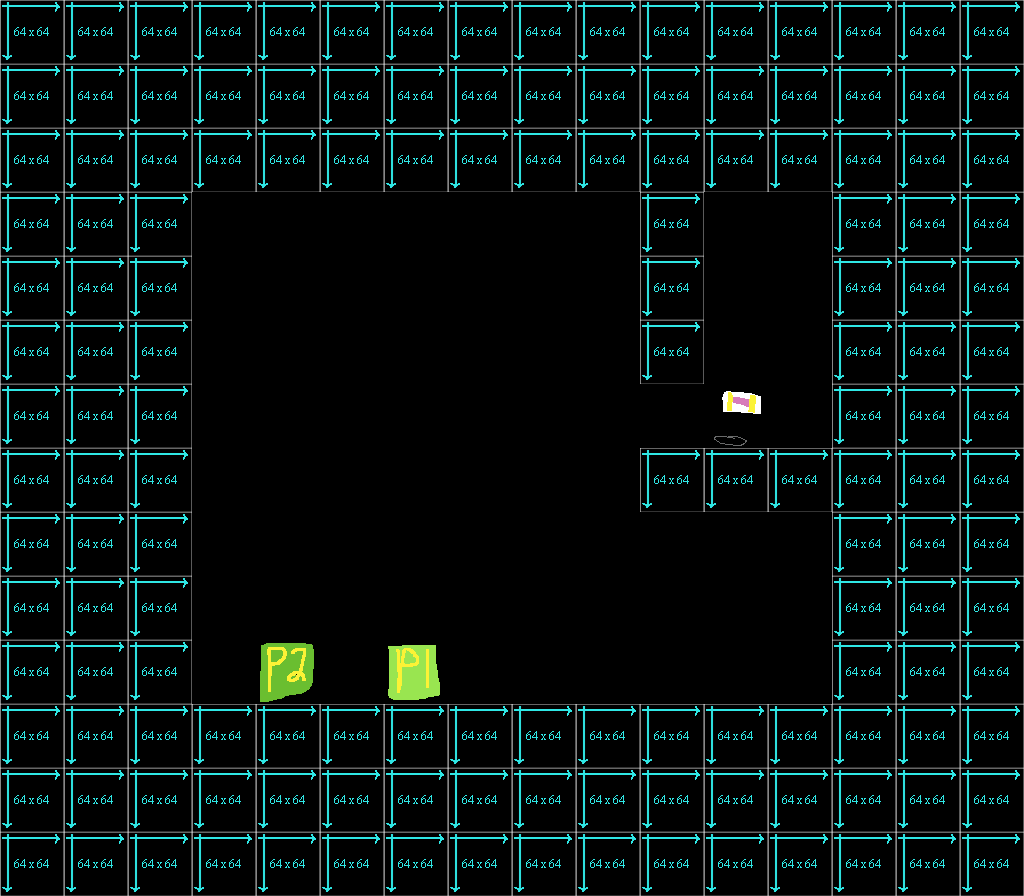

A 2D game scene composited from a Tiled map and its tileset images. What follows is a short description and the map's XML, with every tile layer's data as written:
An orthogonal 16x14 tile map with 64x64 px tiles, 2 tile layers (Tile Layer 1, Ingredients), 2 tilesets.

<map version="1.0" orientation="orthogonal" renderorder="right-down" width="16" height="14" tilewidth="64" tileheight="64" nextobjectid="1">
 <tileset firstgid="1" source="Tiles.tsx" />
 <tileset firstgid="51" source="Ingredients.tsx" />
 <layer name="Tile Layer 1" width="16" height="14">
  <data encoding="csv">
1,1,1,1,1,1,1,1,1,1,1,1,1,1,1,1,
1,1,1,1,1,1,1,1,1,1,1,1,1,1,1,1,
1,1,1,1,1,1,1,1,1,1,1,1,1,1,1,1,
1,1,1,0,0,0,0,0,0,0,1,0,0,1,1,1,
1,1,1,0,0,0,0,0,0,0,1,0,0,1,1,1,
1,1,1,0,0,0,0,0,0,0,1,0,0,1,1,1,
1,1,1,0,0,0,0,0,0,0,0,0,0,1,1,1,
1,1,1,0,0,0,0,0,0,0,1,1,1,1,1,1,
1,1,1,0,0,0,0,0,0,0,0,0,0,1,1,1,
1,1,1,0,0,0,0,0,0,0,0,0,0,1,1,1,
1,1,1,0,0,0,0,0,0,0,0,0,0,1,1,1,
1,1,1,1,1,1,1,1,1,1,1,1,1,1,1,1,
1,1,1,1,1,1,1,1,1,1,1,1,1,1,1,1,
1,1,1,1,1,1,1,1,1,1,1,1,1,1,1,1
</data>
 </layer>
 <layer name="Ingredients" width="16" height="14">
  <data encoding="csv">
0,0,0,0,0,0,0,0,0,0,0,0,0,0,0,0,
0,0,0,0,0,0,0,0,0,0,0,0,0,0,0,0,
0,0,0,0,0,0,0,0,0,0,0,0,0,0,0,0,
0,0,0,0,0,0,0,0,0,0,0,0,0,0,0,0,
0,0,0,0,0,0,0,0,0,0,0,0,0,0,0,0,
0,0,0,0,0,0,0,0,0,0,0,0,0,0,0,0,
0,0,0,0,0,0,0,0,0,0,0,61,0,0,0,0,
0,0,0,0,0,0,0,0,0,0,0,0,0,0,0,0,
0,0,0,0,0,0,0,0,0,0,0,0,0,0,0,0,
0,0,0,0,0,0,0,0,0,0,0,0,0,0,0,0,
0,0,0,0,58,0,57,0,0,0,0,0,0,0,0,0,
0,0,0,0,0,0,0,0,0,0,0,0,0,0,0,0,
0,0,0,0,0,0,0,0,0,0,0,0,0,0,0,0,
0,0,0,0,0,0,0,0,0,0,0,0,0,0,0,0
</data>
 </layer>
</map>
